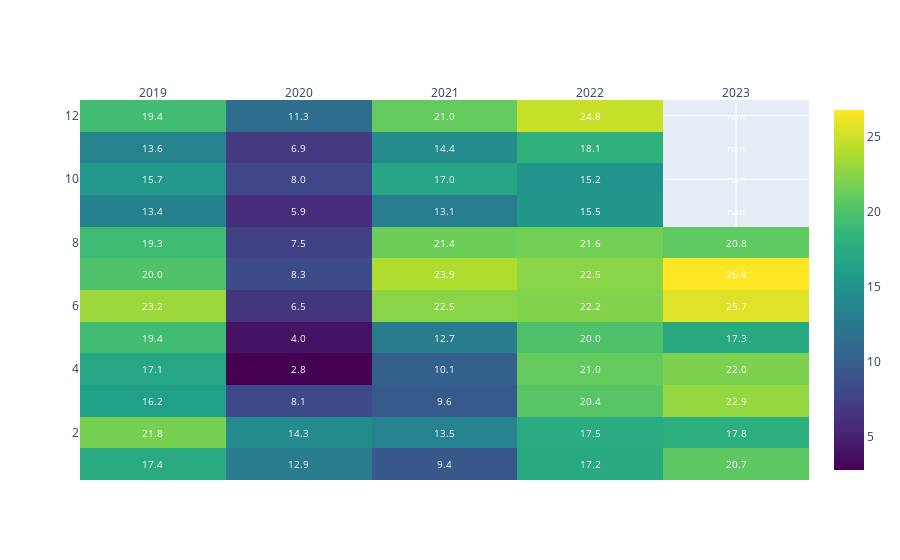

The notebook cell this image was saved under:
### Code cell
# Pivot dữ liệu thành dạng matrix cho heatmap
heatmap = delay_rate_yearly.pivot(index="MONTH", columns="YEAR", values="Delay_Rate")

fig = go.Figure(
    data=go.Heatmap(
        z=heatmap.values,
        x=heatmap.columns,
        y=heatmap.index,
        colorscale="Viridis")
)

# Thêm text annotation
for i, month in enumerate(heatmap.index):
    for j, year in enumerate(heatmap.columns):
        fig.add_annotation(
            x=year, y=month,
            text=str(heatmap.iloc[i, j]),
            showarrow=False,
            font=dict(color="white", size=10)
        )

fig.update_xaxes(side="top")
fig.show()

### Figure 1 — Plotly figure (JSON) as saved in the notebook; plotly's stock layout.template omitted (floating-point values rounded to 4 significant figures)
{"data": [{"colorscale": [[0, "#440154"], [0.1111, "#482878"], [0.2222, "#3e4989"], [0.3333, "#31688e"], [0.4444, "#26828e"], [0.5556, "#1f9e89"], [0.6667, "#35b779"], [0.7778, "#6ece58"], [0.8889, "#b5de2b"], [1, "#fde725"]], "type": "heatmap", "x": [2019, 2020, 2021, 2022, 2023], "y": [1, 2, 3, 4, 5, 6, 7, 8, 9, 10, 11, 12], "z": [[17.4, 12.9, 9.4, 17.2, 20.7], [21.8, 14.3, 13.5, 17.5, 17.8], [16.2, 8.1, 9.6, 20.4, 22.9], [17.1, 2.8, 10.1, 21.0, 22.0], [19.4, 4.0, 12.7, 20.0, 17.3], [23.2, 6.5, 22.5, 22.2, 25.7], [20.0, 8.3, 23.9, 22.5, 26.8], [19.3, 7.5, 21.4, 21.6, 20.8], [13.4, 5.9, 13.1, 15.5, NaN], [15.7, 8.0, 17.0, 15.2, NaN], [13.6, 6.9, 14.4, 18.1, NaN], [19.4, 11.3, 21.0, 24.8, NaN]]}], "layout": {"annotations": [{"font": {"color": "white", "size": 10}, "showarrow": false, "text": "17.4", "x": 2019, "y": 1}, {"font": {"color": "white", "size": 10}, "showarrow": false, "text": "12.9", "x": 2020, "y": 1}, {"font": {"color": "white", "size": 10}, "showarrow": false, "text": "9.4", "x": 2021, "y": 1}, {"font": {"color": "white", "size": 10}, "showarrow": false, "text": "17.2", "x": 2022, "y": 1}, {"font": {"color": "white", "size": 10}, "showarrow": false, "text": "20.7", "x": 2023, "y": 1}, {"font": {"color": "white", "size": 10}, "showarrow": false, "text": "21.8", "x": 2019, "y": 2}, {"font": {"color": "white", "size": 10}, "showarrow": false, "text": "14.3", "x": 2020, "y": 2}, {"font": {"color": "white", "size": 10}, "showarrow": false, "text": "13.5", "x": 2021, "y": 2}, {"font": {"color": "white", "size": 10}, "showarrow": false, "text": "17.5", "x": 2022, "y": 2}, {"font": {"color": "white", "size": 10}, "showarrow": false, "text": "17.8", "x": 2023, "y": 2}, {"font": {"color": "white", "size": 10}, "showarrow": false, "text": "16.2", "x": 2019, "y": 3}, {"font": {"color": "white", "size": 10}, "showarrow": false, "text": "8.1", "x": 2020, "y": 3}, {"font": {"color": "white", "size": 10}, "showarrow": false, "text": "9.6", "x": 2021, "y": 3}, {"font": {"color": "white", "size": 10}, "showarrow": false, "text": "20.4", "x": 2022, "y": 3}, {"font": {"color": "white", "size": 10}, "showarrow": false, "text": "22.9", "x": 2023, "y": 3}, {"font": {"color": "white", "size": 10}, "showarrow": false, "text": "17.1", "x": 2019, "y": 4}, {"font": {"color": "white", "size": 10}, "showarrow": false, "text": "2.8", "x": 2020, "y": 4}, {"font": {"color": "white", "size": 10}, "showarrow": false, "text": "10.1", "x": 2021, "y": 4}, {"font": {"color": "white", "size": 10}, "showarrow": false, "text": "21.0", "x": 2022, "y": 4}, {"font": {"color": "white", "size": 10}, "showarrow": false, "text": "22.0", "x": 2023, "y": 4}, {"font": {"color": "white", "size": 10}, "showarrow": false, "text": "19.4", "x": 2019, "y": 5}, {"font": {"color": "white", "size": 10}, "showarrow": false, "text": "4.0", "x": 2020, "y": 5}, {"font": {"color": "white", "size": 10}, "showarrow": false, "text": "12.7", "x": 2021, "y": 5}, {"font": {"color": "white", "size": 10}, "showarrow": false, "text": "20.0", "x": 2022, "y": 5}, {"font": {"color": "white", "size": 10}, "showarrow": false, "text": "17.3", "x": 2023, "y": 5}, {"font": {"color": "white", "size": 10}, "showarrow": false, "text": "23.2", "x": 2019, "y": 6}, {"font": {"color": "white", "size": 10}, "showarrow": false, "text": "6.5", "x": 2020, "y": 6}, {"font": {"color": "white", "size": 10}, "showarrow": false, "text": "22.5", "x": 2021, "y": 6}, {"font": {"color": "white", "size": 10}, "showarrow": false, "text": "22.2", "x": 2022, "y": 6}, {"font": {"color": "white", "size": 10}, "showarrow": false, "text": "25.7", "x": 2023, "y": 6}, {"font": {"color": "white", "size": 10}, "showarrow": false, "text": "20.0", "x": 2019, "y": 7}, {"font": {"color": "white", "size": 10}, "showarrow": false, "text": "8.3", "x": 2020, "y": 7}, {"font": {"color": "white", "size": 10}, "showarrow": false, "text": "23.9", "x": 2021, "y": 7}, {"font": {"color": "white", "size": 10}, "showarrow": false, "text": "22.5", "x": 2022, "y": 7}, {"font": {"color": "white", "size": 10}, "showarrow": false, "text": "26.8", "x": 2023, "y": 7}, {"font": {"color": "white", "size": 10}, "showarrow": false, "text": "19.3", "x": 2019, "y": 8}, {"font": {"color": "white", "size": 10}, "showarrow": false, "text": "7.5", "x": 2020, "y": 8}, {"font": {"color": "white", "size": 10}, "showarrow": false, "text": "21.4", "x": 2021, "y": 8}, {"font": {"color": "white", "size": 10}, "showarrow": false, "text": "21.6", "x": 2022, "y": 8}, {"font": {"color": "white", "size": 10}, "showarrow": false, "text": "20.8", "x": 2023, "y": 8}, {"font": {"color": "white", "size": 10}, "showarrow": false, "text": "13.4", "x": 2019, "y": 9}, {"font": {"color": "white", "size": 10}, "showarrow": false, "text": "5.9", "x": 2020, "y": 9}, {"font": {"color": "white", "size": 10}, "showarrow": false, "text": "13.1", "x": 2021, "y": 9}, {"font": {"color": "white", "size": 10}, "showarrow": false, "text": "15.5", "x": 2022, "y": 9}, {"font": {"color": "white", "size": 10}, "showarrow": false, "text": "nan", "x": 2023, "y": 9}, {"font": {"color": "white", "size": 10}, "showarrow": false, "text": "15.7", "x": 2019, "y": 10}, {"font": {"color": "white", "size": 10}, "showarrow": false, "text": "8.0", "x": 2020, "y": 10}, {"font": {"color": "white", "size": 10}, "showarrow": false, "text": "17.0", "x": 2021, "y": 10}, {"font": {"color": "white", "size": 10}, "showarrow": false, "text": "15.2", "x": 2022, "y": 10}, {"font": {"color": "white", "size": 10}, "showarrow": false, "text": "nan", "x": 2023, "y": 10}, {"font": {"color": "white", "size": 10}, "showarrow": false, "text": "13.6", "x": 2019, "y": 11}, {"font": {"color": "white", "size": 10}, "showarrow": false, "text": "6.9", "x": 2020, "y": 11}, {"font": {"color": "white", "size": 10}, "showarrow": false, "text": "14.4", "x": 2021, "y": 11}, {"font": {"color": "white", "size": 10}, "showarrow": false, "text": "18.1", "x": 2022, "y": 11}, {"font": {"color": "white", "size": 10}, "showarrow": false, "text": "nan", "x": 2023, "y": 11}, {"font": {"color": "white", "size": 10}, "showarrow": false, "text": "19.4", "x": 2019, "y": 12}, {"font": {"color": "white", "size": 10}, "showarrow": false, "text": "11.3", "x": 2020, "y": 12}, {"font": {"color": "white", "size": 10}, "showarrow": false, "text": "21.0", "x": 2021, "y": 12}, {"font": {"color": "white", "size": 10}, "showarrow": false, "text": "24.8", "x": 2022, "y": 12}, {"font": {"color": "white", "size": 10}, "showarrow": false, "text": "nan", "x": 2023, "y": 12}], "xaxis": {"side": "top"}}}
